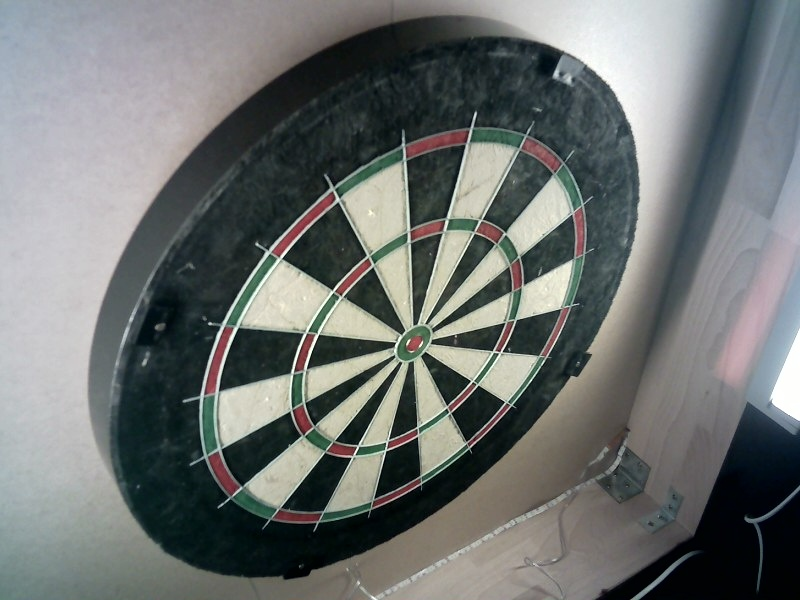
#> input picture dart_backend/Images/cam_L.jpg, 800 x 600 px, given in place of the camera
$ python DartMain.py
#> lines starting #> are read from the running program, lines starting #| are printed output that depends on the picture; after the words box and inside, x2 and y2 are one past the last pixel; in counts of white or black regions, pixels touching at a corner belong together
### dart_backend/Components/DartDetection/DartLocation.py
import numpy as np
import cv2
import math

game_points_array = [20, 1, 18, 4, 13, 6, 10, 15, 2, 17, 3, 19, 7, 16, 8, 11, 14, 9, 12, 5]

map_board_game_points = {}
for index, point in enumerate(game_points_array):
    offset = (index - 5) % len(game_points_array)
    map_board_game_points[offset] = point

# [66 lines left out: functions showLatestDartLocationOnBoard, detect_segment, not called in this run]

def getSectorAngle(i, calData):
    return (0.5 + i) * calData.sectorangle

### dart_backend/Components/Calibration/VideoCapture.py
# import the necessary packages
from threading import Thread
import cv2
import time

class VideoStream:
    """create new VideoStream Thread with helper functions.

        Paramter
        -------
        src: int
            cam index.

        Attributes
        ----------
        grabbed : bool
            cam is grabbed successfull?.
        frame : np.array
            Description of `attr1`.
        stream : cv2.VideoCapture
            stream of videoCapture.
        stopped : bool
            true if thread should be terminated.

        """
    def __init__(self, src=0):

        # initialize the video camera stream and read the first frame
        # from the stream
#> called with src = 1
        self.stream = cv2.VideoCapture(src)
        self.fps = self.stream.get(cv2.CAP_PROP_FPS)
        print("Frames per second using video.get(cv2.CAP_PROP_FPS) : {0}".format(self.fps))
        self.stream.set(cv2.CAP_PROP_FRAME_WIDTH, 800)
        self.stream.set(cv2.CAP_PROP_FRAME_HEIGHT, 600)
        (self.grabbed, self.frame) = self.stream.read()
#> self.frame is the input picture: shape (600, 800, 3); mean B, G, R 112.7, 114.1, 109.9

        # initialize the variable used to indicate if the thread should
        # be stopped
        self.stopped = False

    def start(self):
        """start the thread to read frames from the video stream.

        Returns
        -------
        VideoStream
            self returns its own object.
        """
        # start the thread to read frames from the video stream
        Thread(target=self.update, args=()).start()
        return self

    def update(self):
        """keep looping infinitely until the thread is stopped.

        Returns
        -------
        VideoStream
            self returns its own object.
        """
        while True:
            # if the thread indicator variable is set, stop the thread
            if self.stopped:
                return

            #self.debug_fps()

            (self.grabbed, self.frame) = self.stream.read()

    # [32 lines left out: function debug_fps, not called in this run]


    def initRead(self):

        time.sleep(4)
        return self.grabbed, self.frame

    def read(self):
        """return the frame most recently read.

        Returns
        -------
        boolean
            grabbed returns true if cam is grabbed.
        array
            frame returns videoFrame as an array.
        """
        time.sleep(3/self.fps)
        # return the frame most recently read
        return self.grabbed, self.frame

    # [5 lines left out: function stop, not called in this run]

def getVideoStream(src=0):
    try:

        videoStream = VideoStream(src).start()
        _, camRGB = videoStream.initRead()
        snapshot_cam = camRGB.copy()

    except:
        print("Could not init camaras")
        return None

    return videoStream, snapshot_cam

### dart_backend/Components/Calibration/Contrast.py
import cv2
import numpy as np

# https://www.geeksforgeeks.org/changing-the-contrast-and-brightness-of-an-image-using-python-opencv/

# [95 lines left out: functions BrightnessContrast, applyContrast, adjustContrast, not called in this run]

# [31 lines that do not run on import are left out]

# The function waitKey waits for
# a key event infinitely  or for delay
# milliseconds, when it is positive.
cv2.waitKey(0)

def brighten(im):
    return brighten_with_lut(im, get_lut(256))

def brighten_with_lut(img, lut):
    imgCopy = np.copy(img)
    # faster and more python like way than iterating over a range and accessing each pixel
    imgCopy[:] = [lut[pix] for pix in imgCopy]
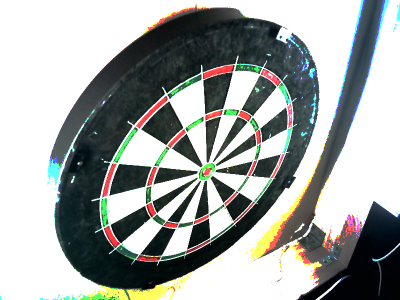
#> imgCopy: shape (600, 800, 3) (shown at 1/2 size); mean B, G, R 162, 164.9, 161
    return imgCopy


def get_lut(k=256):
    # create lut-table
    # which only brightens the darker pixel values (e.g. < 200)
    # bright pixel values should not change that much

    # check clamping

    lut = np.arange(0, k, 1)
    lut[100:] += 200
    return np.clip(lut, 0, 255)

### dart_backend/Components/Calibration/PreProcessImageUtils.py
import numpy as np
import cv2
from .Contrast import applyContrast,brighten
from .EllipseUtils import smoothEllipse

# [40 lines left out: function locateRedSpots, not called in this run]


def getCanny(thresh):
    edged_thresh = cv2.morphologyEx(thresh, cv2.MORPH_CLOSE , cv2.getStructuringElement(cv2.MORPH_ELLIPSE, (3, 3)))
    edged_thresh = cv2.morphologyEx(edged_thresh, cv2.MORPH_OPEN , cv2.getStructuringElement(cv2.MORPH_ELLIPSE, (7, 7)))
    edged_thresh = cv2.GaussianBlur(edged_thresh, (5, 5), -1)
    cv2.imshow("blurrEdge", edged_thresh)
    edged = cv2.Canny(edged_thresh, 250, 255)  # imCal

    cv2.imshow("canny", edged)
    return edged

def getthresh(original):
    cv2.imshow("original", original)
    original_copy = original.copy()
    brightend = brighten(original_copy)
    cv2.imshow("1-brightened image", brightend)
    blurred = cv2.GaussianBlur(brightend, (3, 3), -1)
    cv2.imshow("1.1-blurred image", blurred)

    hsv = cv2.cvtColor(blurred, cv2.COLOR_BGR2HSV)
#> hsv: shape (600, 800, 3); mean H, S, V 42.9, 47.8, 169.8
    cv2.imshow("2-hsv", hsv)

    h, s, v = cv2.split(hsv)
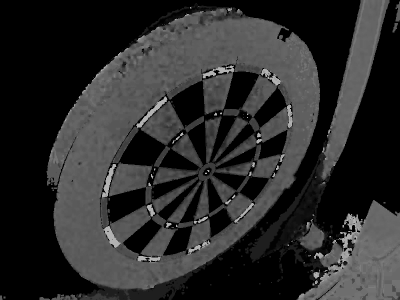
#> h: shape (600, 800) (shown at 1/2 size); min 0, max 179, mean 42.9
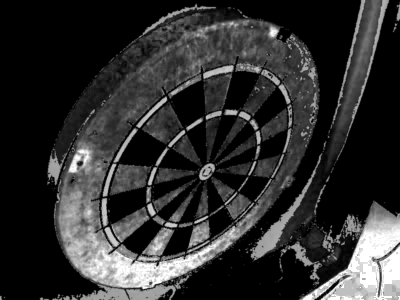
#> s: shape (600, 800) (shown at 1/2 size); min 0, max 255, mean 47.8
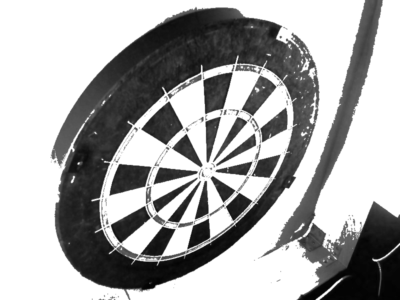
#> v: shape (600, 800) (shown at 1/2 size); min 2, max 255, mean 169.8

    ret, thresh = cv2.threshold(v, 0, 255, cv2.THRESH_BINARY_INV + cv2.THRESH_OTSU)
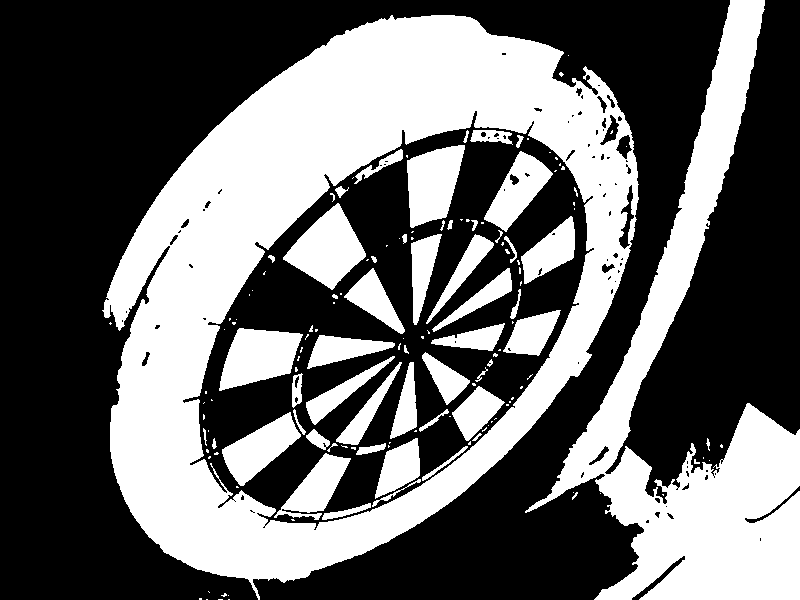
#> thresh: shape (600, 800); 40.8% white; 147 white regions (94 under 20 px), largest, box (x1, y1, x2, y2) and area: (102, 15, 639, 600) 109918, (525, 0, 800, 600) 44824, (283, 203, 366, 290) 3785
#> ret = 151
    cv2.imshow("3-threshold-hsv", thresh)
    return thresh

def preProcessImage(original):
    thresh = getthresh(original)

    pre_processed_lines = getCanny(thresh)
#> in getCanny, `edged_thresh = cv2.GaussianBlur(edged_thresh, (5, 5), -1)`:
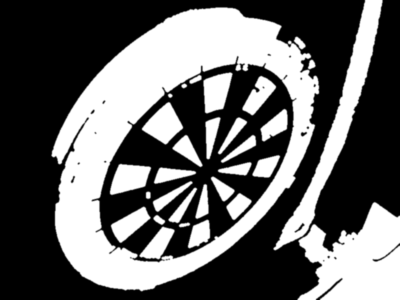
#> edged_thresh: shape (600, 800) (shown at 1/2 size); min 0, max 255, mean 101.9
#> in getCanny, `edged = cv2.Canny(edged_thresh, 250, 255)`:
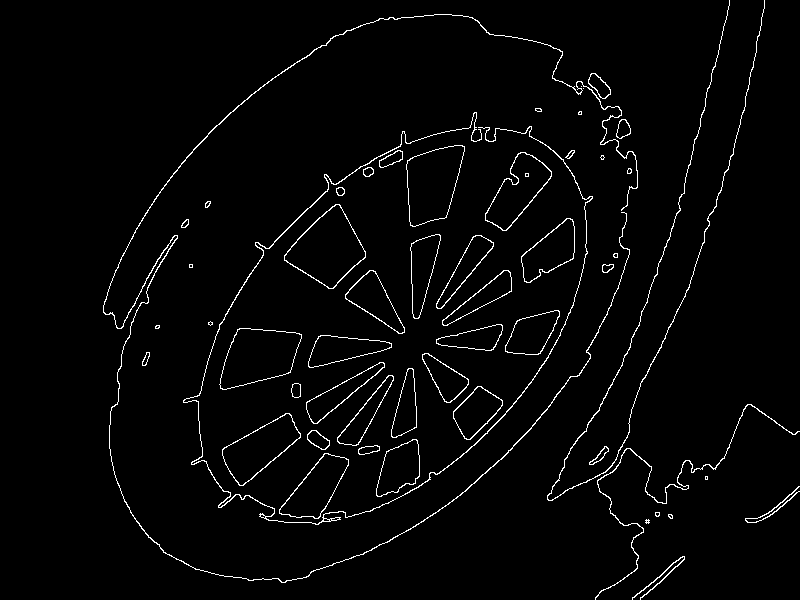
#> edged: shape (600, 800); 2.5% white in thin lines or dots, all inside (x1, y1, x2, y2) = (103, 0, 800, 600)
    pre_processed_ellipse = smoothEllipse(thresh)

    return pre_processed_lines, pre_processed_ellipse

### dart_backend/Components/Calibration/EllipseUtils.py
import cv2
import numpy as np
import math
import sys
from .Utils import *

# [73 lines left out: functions getEllipseLineIntersection, calculateDstPoint, not called in this run]

def nothing(x):
    pass

def createTrackbarsForHoughline():
    cv2.namedWindow('houghlines', cv2.WINDOW_NORMAL)
    cv2.createTrackbar('accuraccy', 'houghlines', 0, 200, nothing)
    cv2.createTrackbar('votes', 'houghlines', 0, 200, nothing)
    cv2.setTrackbarPos('accuraccy', 'houghlines', 160)
    cv2.setTrackbarPos('votes', 'houghlines', 90)
    cv2.createTrackbar('1 -> Done', 'houghlines', 0, 1, nothing)

# [68 lines left out: functions createTrackbars, getFinalTransformationMatrix, not called in this run]

def getSectorAngle(i, calData):
    return (0.5 + i) * calData.sectorangle

# [14 lines left out: function getNormilizedBoard, not called in this run]


def getIntersectionPointsFromEllipse(image_proc_img, pre_processed_lines, pre_processed_ellipse):

    # find enclosing ellipse TODO: use HoughEllipse or at least try using it :>
    Ellipse, image_proc_img = findEllipse(pre_processed_ellipse, image_proc_img)
    cv2.imshow("4-findEllipse", image_proc_img)

    waitForKey()

    lines_seg, image_proc_img = findSectorLines(pre_processed_lines, image_proc_img, Ellipse)

    cv2.imshow("5-detectedLines", image_proc_img)
    waitForKey()

    intersectPoints, image_proc_img = getEllipseLineIntersection(Ellipse, lines_seg, image_proc_img)

    return intersectPoints, image_proc_img

def smoothEllipse(thresh):
    # open -> erode then dilate
    # close -> dilate then erode
    # smooth out board to get an even ellipse
    pre_processing_ellipse = cv2.morphologyEx(thresh, cv2.MORPH_CLOSE, cv2.getStructuringElement(cv2.MORPH_ELLIPSE, (3, 3)))
    pre_processing_ellipse = cv2.morphologyEx(pre_processing_ellipse, cv2.MORPH_OPEN, cv2.getStructuringElement(cv2.MORPH_ELLIPSE, (17, 17)))
#> pre_processing_ellipse: shape (600, 800); 37.9% white; 23 white regions
    return pre_processing_ellipse

def findSectorLines(edged, image_proc_img, Ellipse):
    original = image_proc_img.copy()
    createTrackbarsForHoughline()
    while True:
        s = cv2.getTrackbarPos('1 -> Done', 'houghlines')
        if s == 1:
            cv2.destroyAllWindows()
            break

        accuracy = cv2.getTrackbarPos('accuraccy', 'houghlines')
        votes = cv2.getTrackbarPos('votes', 'houghlines')
        image_proc_img = original.copy()
        houghlines = cv2.HoughLines(edged, 1, np.pi / accuracy, votes,100)

        horizontal_lines = []
        vertical_lines = []
        intersectLines_XY_coord = []

        fixed_horizontal_slope= 0
        fixed_vertical_slope= sys.maxsize

        filtered_Lines = []
        horizontal_temp = 75
        vertical_temp = 75
        try:
            for line in houghlines:
                # rho, theta = line[0]
                rho, theta = line[0]
                a = np.cos(theta)
                b = np.sin(theta)
                x0 = a * rho
                y0 = b * rho
                x1 = int(x0 + 2000 * (-b))
                y1 = int(y0 + 2000 * (a))
                x2 = int(x0 - 2000 * (-b))
                y2 = int(y0 - 2000 * (a))
                slope = (y1 - y0) / (x1 - x0)
                c= y0-slope

                distance = (slope * Ellipse.x - Ellipse.y +c) / (math.sqrt(slope**2 + 1))
                if distance < 300:
                    angle_for_vertical_line =  abs(math.degrees(math.atan((slope-fixed_horizontal_slope)/(1+ (slope * fixed_horizontal_slope)))))
                    angle_for_horizontal_line = abs(math.degrees(math.atan((slope-fixed_vertical_slope)/(1+ (slope * fixed_vertical_slope)))))


                    cv2.line(image_proc_img, (x1,y1),(x2, y2), (255, 0, 255),1)
                    if angle_for_vertical_line > angle_for_horizontal_line and angle_for_vertical_line > horizontal_temp:

                        horizontal_temp = angle_for_vertical_line
                        vertical_lines.append([(x1,y1),(x2,y2)])
                        filtered_Lines.append([(x1,y1),(x2,y2)])
                    elif angle_for_vertical_line < angle_for_horizontal_line and angle_for_horizontal_line > vertical_temp:
                        vertical_temp = angle_for_horizontal_line
                        horizontal_lines.append([(x1,y1),(x2,y2)])
                        filtered_Lines.append([(x1,y1),(x2,y2)])

            degree_btw_both_lines = 60
            h = 0
            v = 0
            for x_line in horizontal_lines:
                (x0,y0), (x1,y1) = x_line
                slope_x = (y1 - y0) / (x1 - x0)
                for y_line in vertical_lines:
                    (x2,y2), (x3,y3) = y_line

                    slope_y = (y3 - y2) / (x3 - x2)
                    try:
                        angle_between =  abs(math.degrees(math.atan((slope_x-slope_y)/(1+ (slope_x * slope_y)))))
                        if  angle_between > degree_btw_both_lines:
                            degree_btw_both_lines = angle_between
                            h = [(x0,y0),(x1,y1)]
                            v = [(x2,y2),(x3,y3)]
                    except:
                        continue

            cv2.line(image_proc_img, h[0],h[1], (0, 0, 255),2)
            cv2.line(image_proc_img, v[0],v[1], (0, 255, 0),2)
        except:
            print("no lines found")

        cv2.imshow('lines detected', image_proc_img)
        cv2.waitKey(1)
    # [6 lines of commented-out code are left out]
    intersectLines_XY_coord.append(h)
    intersectLines_XY_coord.append(v)

    return intersectLines_XY_coord, image_proc_img

def findEllipse(edged, image_proc_img):

    Ellipse = EllipseDef()

    contours, _ =  cv2.findContours(edged, 1, 2)
    # countur = image_proc_img.copy()
    # cv2.drawContours(countur, contours, -1, (0, 255, 0), 3)
    # cv2.imshow("all-counturs", countur)
    minThresE = 100000
    maxThresE = 150000
    for cnt in contours:
        print(cv2.contourArea(cnt));
        try:
            area = cv2.contourArea(cnt);
            if minThresE < area < maxThresE:

                ellipse = cv2.fitEllipse(cnt)

                x, y = ellipse[0]
                a, b = ellipse[1]
                angle = ellipse[2]
                cv2.drawContours(image_proc_img, cnt, -1, (0, 255, 0), 7)

                a = a / 2
                b = b / 2
                cv2.ellipse(image_proc_img, (int(x), int(y)), (int(a), int(b)), int(angle), 0.0, 360.0,
                            (255, 0, 0), 1)
                cv2.circle(image_proc_img,  (int(x), int(y)), 5, (255, 255, 0), -1)

                Ellipse.a = a
                Ellipse.b = b
                Ellipse.x = x
                Ellipse.y = y
                Ellipse.angle = angle
        except:
            continue
    return Ellipse, image_proc_img

def waitForKey():
    keyInput = cv2.waitKey(0)
    if keyInput == 1:
        cv2.destroyAllWindows()

### dart_backend/Components/Calibration/CalibrationMain.py
import cv2
import os.path
from .Utils import *
from .EllipseUtils import *
from .PreProcessImageUtils import *
from .VideoCapture import *
import pickle

# [11 lines left out: function createTrackbarsMapping, not called in this run]

def getCalibration(calData, snapshot, original):
    # preprocess image in order to locate a well mapped Ellipse and to get two lines intersecting it in 4 diagonal points
    pre_processed_lines, pre_processed_ellipse = preProcessImage(snapshot)
    cv2.imshow("3-pre_processing_ellipse", pre_processed_ellipse)

    waitForKey()
    calData.intersectPoints, intersected_image = getIntersectionPointsFromEllipse(snapshot, pre_processed_lines, pre_processed_ellipse)
    createTrackbarsMapping(calData)
    while True:
        p1 = cv2.getTrackbarPos('p1', 'point mapping')
        p2 = cv2.getTrackbarPos('p2', 'point mapping')
        p3 = cv2.getTrackbarPos('p3', 'point mapping')
        p4 = cv2.getTrackbarPos('p4', 'point mapping')
        cv2.waitKey(1)
        cv2.imshow('intersections', intersected_image)
        s = cv2.getTrackbarPos('1 -> Done', 'point mapping')
        if s == 1:
            cv2.destroyAllWindows()
            break

    calData.destinationPoints = [p1,p2,p3,p4]
    calData.transformation_matrix, transformed_image = getFinalTransformationMatrix(original, calData)
    return calData, transformed_image

# [16 lines left out: function calibrateAll, not called in this run]

def calibrateRight(snapshot_cam_R, original_R, filename_R='Calibration_standard_output/calibrationData_R.pkl'):
    calData_R = CalibrationData()
    calData_R.destinationPoints = [18, 8, 14, 4]
    calData_R, transformed_image_R = getCalibration(calData_R, snapshot_cam_R, original_R)
    calData_R.calImage = original_R
    cv2.imshow('transformed_R', transformed_image_R)
    cv2.waitKey(1)
    saveCalFile(filename_R, calData_R)
    cv2.destroyAllWindows()
    return calData_R, transformed_image_R

# [52 lines left out: functions calibrateLeft, saveCalFile, readCalibrationData, not called in this run]

def waitForKey():
    keyInput = cv2.waitKey(0)
#> (key Esc is pressed here)
#> (the rest of the program and of its run is left out)
